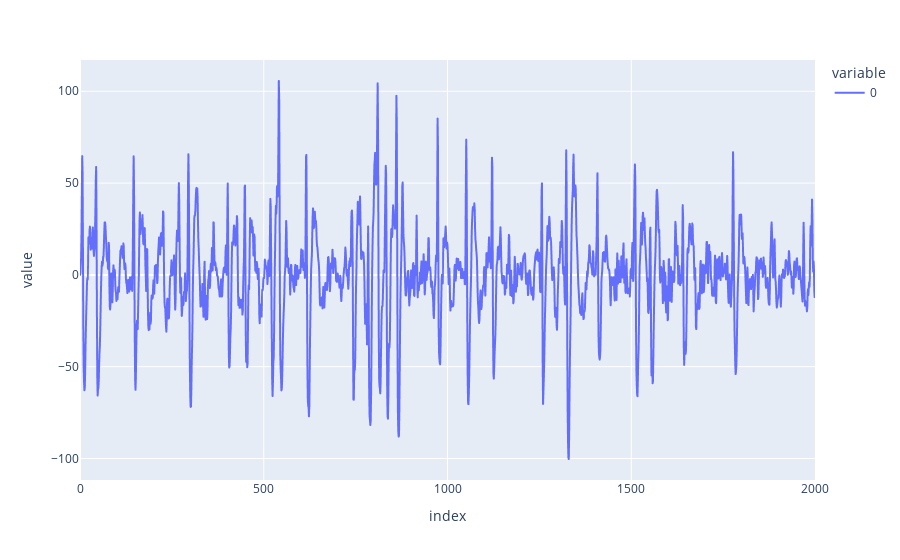

Notebook code cell kept with this figure:
### Code cell
px.line(downSampledSignal[0][0][:2001])

### Figure 1 — Plotly figure (JSON) as saved in the notebook; plotly's stock layout.template omitted (floating-point values rounded to 4 significant figures; data arrays with more than 128 entries replaced by an {"elided": "..."} marker saying what was removed)
{"data": [{"hovertemplate": "variable=0<br>index=%{x}<br>value=%{y}<extra></extra>", "legendgroup": "0", "line": {"color": "#636efa", "dash": "solid"}, "marker": {"symbol": "circle"}, "mode": "lines", "name": "0", "showlegend": true, "type": "scattergl", "x": {"elided": "2001 int values"}, "xaxis": "x", "y": {"elided": "2001 float values"}, "yaxis": "y"}], "layout": {"legend": {"title": {"text": "variable"}, "tracegroupgap": 0}, "margin": {"t": 60}, "xaxis": {"anchor": "y", "domain": [0, 1], "title": {"text": "index"}}, "yaxis": {"anchor": "x", "domain": [0, 1], "title": {"text": "value"}}}}
